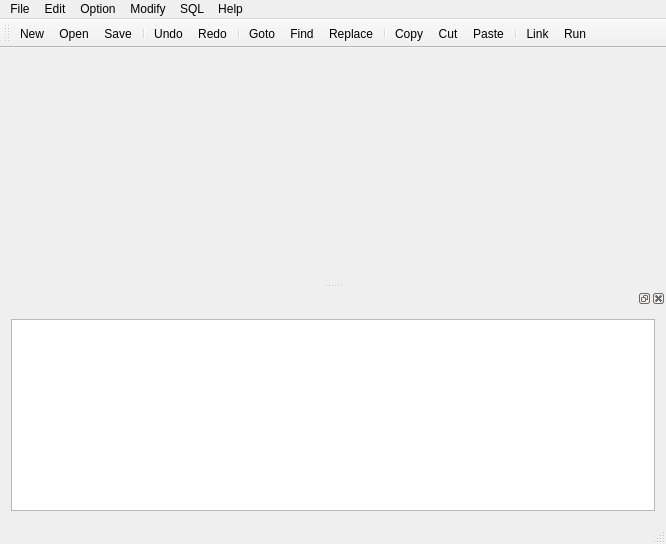
<?xml version="1.0" encoding="UTF-8"?>
<ui version="4.0">
 <class>MiniSQL</class>
 <widget class="QMainWindow" name="MiniSQL">
  <property name="geometry">
   <rect>
    <x>0</x>
    <y>0</y>
    <width>666</width>
    <height>544</height>
   </rect>
  </property>
  <property name="windowTitle">
   <string>MiniSQL</string>
  </property>
  <widget class="QWidget" name="centralWidget">
   <layout class="QVBoxLayout" name="verticalLayout_2">
    <item>
     <widget class="QTabWidget" name="tabWidget">
      <property name="sizePolicy">
       <sizepolicy hsizetype="Expanding" vsizetype="Expanding">
        <horstretch>0</horstretch>
        <verstretch>0</verstretch>
       </sizepolicy>
      </property>
      <property name="tabShape">
       <enum>QTabWidget::Triangular</enum>
      </property>
      <property name="currentIndex">
       <number>-1</number>
      </property>
      <property name="usesScrollButtons">
       <bool>true</bool>
      </property>
      <property name="documentMode">
       <bool>true</bool>
      </property>
      <property name="tabsClosable">
       <bool>true</bool>
      </property>
      <property name="movable">
       <bool>true</bool>
      </property>
     </widget>
    </item>
   </layout>
  </widget>
  <widget class="QMenuBar" name="menuBar">
   <property name="geometry">
    <rect>
     <x>0</x>
     <y>0</y>
     <width>666</width>
     <height>23</height>
    </rect>
   </property>
   <widget class="QMenu" name="menuFile">
    <property name="title">
     <string>File</string>
    </property>
    <addaction name="actionNew"/>
    <addaction name="actionOpen"/>
    <addaction name="actionSave"/>
    <addaction name="actionSave_As"/>
    <addaction name="actionQuit"/>
   </widget>
   <widget class="QMenu" name="menuEdit">
    <property name="title">
     <string>Edit</string>
    </property>
    <addaction name="actionUndo"/>
    <addaction name="actionRedo"/>
    <addaction name="separator"/>
    <addaction name="actionGoto"/>
    <addaction name="actionFind"/>
    <addaction name="actionReplace"/>
    <addaction name="separator"/>
    <addaction name="actionCopy"/>
    <addaction name="actionCut"/>
    <addaction name="actionPaste"/>
   </widget>
   <widget class="QMenu" name="menuOption">
    <property name="title">
     <string>Option</string>
    </property>
    <widget class="QMenu" name="menuIndentation">
     <property name="title">
      <string>Indentation</string>
     </property>
     <addaction name="actionAuto_Adjust"/>
     <addaction name="actionAuto_Indent"/>
    </widget>
    <addaction name="actionFont"/>
    <addaction name="actionFont_Color"/>
    <addaction name="actionFont_Highlight"/>
    <addaction name="actionBackground_Color"/>
    <addaction name="separator"/>
    <addaction name="actionCode_Highlighting"/>
    <addaction name="actionLine_Wrapping"/>
    <addaction name="menuIndentation"/>
    <addaction name="separator"/>
    <addaction name="actionTool_Bar"/>
    <addaction name="actionStatus_Bar"/>
    <addaction name="actionSide_Bar"/>
   </widget>
   <widget class="QMenu" name="menuSQL">
    <property name="title">
     <string>SQL</string>
    </property>
    <addaction name="actionLink"/>
    <addaction name="actionRun"/>
   </widget>
   <widget class="QMenu" name="menuHelp">
    <property name="title">
     <string>Help</string>
    </property>
    <addaction name="actionAbout"/>
   </widget>
   <widget class="QMenu" name="menuModify">
    <property name="title">
     <string>Modify</string>
    </property>
    <addaction name="actionInsert_From_File"/>
   </widget>
   <addaction name="menuFile"/>
   <addaction name="menuEdit"/>
   <addaction name="menuOption"/>
   <addaction name="menuModify"/>
   <addaction name="menuSQL"/>
   <addaction name="menuHelp"/>
  </widget>
  <widget class="QToolBar" name="mainToolBar">
   <attribute name="toolBarArea">
    <enum>TopToolBarArea</enum>
   </attribute>
   <attribute name="toolBarBreak">
    <bool>false</bool>
   </attribute>
   <addaction name="actionNew"/>
   <addaction name="actionOpen"/>
   <addaction name="actionSave"/>
   <addaction name="separator"/>
   <addaction name="actionUndo"/>
   <addaction name="actionRedo"/>
   <addaction name="separator"/>
   <addaction name="actionGoto"/>
   <addaction name="actionFind"/>
   <addaction name="actionReplace"/>
   <addaction name="separator"/>
   <addaction name="actionCopy"/>
   <addaction name="actionCut"/>
   <addaction name="actionPaste"/>
   <addaction name="separator"/>
   <addaction name="actionLink"/>
   <addaction name="actionRun"/>
  </widget>
  <widget class="QStatusBar" name="statusBar"/>
  <widget class="QDockWidget" name="dockWidget">
   <attribute name="dockWidgetArea">
    <number>8</number>
   </attribute>
   <widget class="QWidget" name="dockWidgetContents_2">
    <layout class="QVBoxLayout" name="verticalLayout">
     <item>
      <widget class="QPlainTextEdit" name="plainTextEdit"/>
     </item>
    </layout>
   </widget>
  </widget>
  <action name="actionNew">
   <property name="icon">
    <iconset resource="image.qrc">
     <normaloff>:/image/new.png</normaloff>:/image/new.png</iconset>
   </property>
   <property name="text">
    <string>New</string>
   </property>
   <property name="shortcut">
    <string>Ctrl+N</string>
   </property>
  </action>
  <action name="actionOpen">
   <property name="icon">
    <iconset resource="image.qrc">
     <normaloff>:/image/open.png</normaloff>:/image/open.png</iconset>
   </property>
   <property name="text">
    <string>Open</string>
   </property>
   <property name="shortcut">
    <string>Ctrl+O</string>
   </property>
  </action>
  <action name="actionSave">
   <property name="icon">
    <iconset resource="image.qrc">
     <normaloff>:/image/save.png</normaloff>:/image/save.png</iconset>
   </property>
   <property name="text">
    <string>Save</string>
   </property>
   <property name="shortcut">
    <string>Ctrl+S</string>
   </property>
  </action>
  <action name="actionSave_As">
   <property name="icon">
    <iconset resource="image.qrc">
     <normaloff>:/image/saveas.png</normaloff>:/image/saveas.png</iconset>
   </property>
   <property name="text">
    <string>Save As</string>
   </property>
  </action>
  <action name="actionQuit">
   <property name="icon">
    <iconset resource="image.qrc">
     <normaloff>:/image/quit.png</normaloff>:/image/quit.png</iconset>
   </property>
   <property name="text">
    <string>Quit</string>
   </property>
   <property name="shortcut">
    <string>Ctrl+Q</string>
   </property>
  </action>
  <action name="actionUndo">
   <property name="icon">
    <iconset resource="image.qrc">
     <normaloff>:/image/undo.png</normaloff>:/image/undo.png</iconset>
   </property>
   <property name="text">
    <string>Undo</string>
   </property>
   <property name="shortcut">
    <string>Ctrl+Z</string>
   </property>
  </action>
  <action name="actionRedo">
   <property name="icon">
    <iconset resource="image.qrc">
     <normaloff>:/image/redo.png</normaloff>:/image/redo.png</iconset>
   </property>
   <property name="text">
    <string>Redo</string>
   </property>
   <property name="shortcut">
    <string>Ctrl+Y</string>
   </property>
  </action>
  <action name="actionGoto">
   <property name="icon">
    <iconset resource="image.qrc">
     <normaloff>:/image/goto.png</normaloff>:/image/goto.png</iconset>
   </property>
   <property name="text">
    <string>Goto</string>
   </property>
   <property name="shortcut">
    <string>Ctrl+G</string>
   </property>
  </action>
  <action name="actionFind">
   <property name="icon">
    <iconset resource="image.qrc">
     <normaloff>:/image/find.png</normaloff>:/image/find.png</iconset>
   </property>
   <property name="text">
    <string>Find</string>
   </property>
   <property name="shortcut">
    <string>Ctrl+F</string>
   </property>
  </action>
  <action name="actionReplace">
   <property name="icon">
    <iconset resource="image.qrc">
     <normaloff>:/image/replace.png</normaloff>:/image/replace.png</iconset>
   </property>
   <property name="text">
    <string>Replace</string>
   </property>
   <property name="shortcut">
    <string>Ctrl+H</string>
   </property>
  </action>
  <action name="actionCopy">
   <property name="icon">
    <iconset resource="image.qrc">
     <normaloff>:/image/copy.png</normaloff>:/image/copy.png</iconset>
   </property>
   <property name="text">
    <string>Copy</string>
   </property>
   <property name="shortcut">
    <string>Ctrl+C</string>
   </property>
  </action>
  <action name="actionCut">
   <property name="icon">
    <iconset resource="image.qrc">
     <normaloff>:/image/cut.png</normaloff>:/image/cut.png</iconset>
   </property>
   <property name="text">
    <string>Cut</string>
   </property>
   <property name="shortcut">
    <string>Ctrl+X</string>
   </property>
  </action>
  <action name="actionPaste">
   <property name="icon">
    <iconset resource="image.qrc">
     <normaloff>:/image/paste.png</normaloff>:/image/paste.png</iconset>
   </property>
   <property name="text">
    <string>Paste</string>
   </property>
   <property name="shortcut">
    <string>Ctrl+V</string>
   </property>
  </action>
  <action name="actionAbout">
   <property name="icon">
    <iconset resource="image.qrc">
     <normaloff>:/image/about.png</normaloff>:/image/about.png</iconset>
   </property>
   <property name="text">
    <string>About</string>
   </property>
  </action>
  <action name="actionLink">
   <property name="icon">
    <iconset resource="image.qrc">
     <normaloff>:/image/link.png</normaloff>:/image/link.png</iconset>
   </property>
   <property name="text">
    <string>Link</string>
   </property>
   <property name="shortcut">
    <string>Ctrl+L</string>
   </property>
  </action>
  <action name="actionFont">
   <property name="checkable">
    <bool>true</bool>
   </property>
   <property name="text">
    <string>Font</string>
   </property>
  </action>
  <action name="actionFont_Color">
   <property name="text">
    <string>Font Color</string>
   </property>
  </action>
  <action name="actionFont_Highlight">
   <property name="text">
    <string>Font Highlight</string>
   </property>
  </action>
  <action name="actionBackground_Color">
   <property name="text">
    <string>Background Color</string>
   </property>
  </action>
  <action name="actionCode_Highlighting">
   <property name="checkable">
    <bool>true</bool>
   </property>
   <property name="checked">
    <bool>true</bool>
   </property>
   <property name="text">
    <string>Code Highlighting</string>
   </property>
  </action>
  <action name="actionLine_Wrapping">
   <property name="checkable">
    <bool>true</bool>
   </property>
   <property name="text">
    <string>Line Wrapping</string>
   </property>
  </action>
  <action name="actionTool_Bar">
   <property name="checkable">
    <bool>true</bool>
   </property>
   <property name="checked">
    <bool>true</bool>
   </property>
   <property name="text">
    <string>Tool Bar</string>
   </property>
  </action>
  <action name="actionStatus_Bar">
   <property name="checkable">
    <bool>true</bool>
   </property>
   <property name="checked">
    <bool>true</bool>
   </property>
   <property name="text">
    <string>Status Bar</string>
   </property>
  </action>
  <action name="actionSide_Bar">
   <property name="checkable">
    <bool>true</bool>
   </property>
   <property name="checked">
    <bool>true</bool>
   </property>
   <property name="text">
    <string>Side Bar</string>
   </property>
  </action>
  <action name="actionAuto_Adjust">
   <property name="text">
    <string>Auto Ajust</string>
   </property>
  </action>
  <action name="actionAuto_Indent">
   <property name="checkable">
    <bool>true</bool>
   </property>
   <property name="checked">
    <bool>true</bool>
   </property>
   <property name="text">
    <string>Auto Indent</string>
   </property>
  </action>
  <action name="actionInsert_From_File">
   <property name="text">
    <string>Insert From File</string>
   </property>
  </action>
  <action name="actionRun">
   <property name="icon">
    <iconset resource="image.qrc">
     <normaloff>:/image/run.png</normaloff>:/image/run.png</iconset>
   </property>
   <property name="text">
    <string>Run</string>
   </property>
   <property name="shortcut">
    <string>Ctrl+R</string>
   </property>
  </action>
 </widget>
 <layoutdefault spacing="6" margin="11"/>
 <resources>
  <include location="image.qrc"/>
 </resources>
 <connections/>
</ui>
